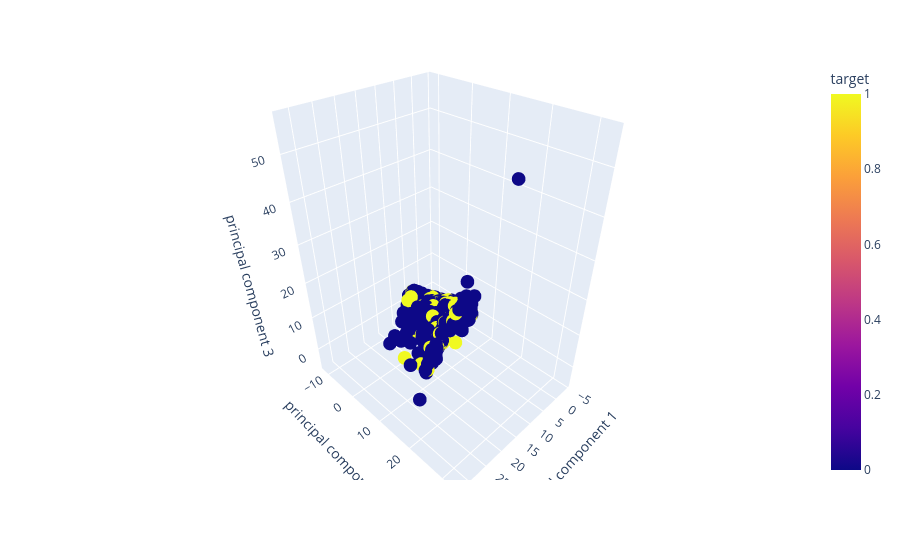

Notebook code cell kept with this figure:
### Code cell
px.scatter_3d(data_frame=final_3d_Df, x = 'principal component 1', y = 'principal component 2', z = 'principal component 3', color = 'target')

### Figure 1 — Plotly figure (JSON) as saved in the notebook; plotly's stock layout.template omitted (floating-point values rounded to 4 significant figures; data arrays with more than 128 entries replaced by an {"elided": "..."} marker saying what was removed)
{"data": [{"hovertemplate": "principal component 1=%{x}<br>principal component 2=%{y}<br>principal component 3=%{z}<br>target=%{marker.color}<extra></extra>", "legendgroup": "", "marker": {"color": {"elided": "30001 int values"}, "coloraxis": "coloraxis", "symbol": "circle"}, "mode": "markers", "name": "", "scene": "scene", "showlegend": false, "type": "scatter3d", "x": {"elided": "30001 float values"}, "y": {"elided": "30001 float values"}, "z": {"elided": "30001 float values"}}], "layout": {"coloraxis": {"colorbar": {"title": {"text": "target"}}, "colorscale": [[0, "#0d0887"], [0.1111, "#46039f"], [0.2222, "#7201a8"], [0.3333, "#9c179e"], [0.4444, "#bd3786"], [0.5556, "#d8576b"], [0.6667, "#ed7953"], [0.7778, "#fb9f3a"], [0.8889, "#fdca26"], [1, "#f0f921"]]}, "legend": {"tracegroupgap": 0}, "margin": {"t": 60}, "scene": {"domain": {"x": [0, 1], "y": [0, 1]}, "xaxis": {"title": {"text": "principal component 1"}}, "yaxis": {"title": {"text": "principal component 2"}}, "zaxis": {"title": {"text": "principal component 3"}}}}}
